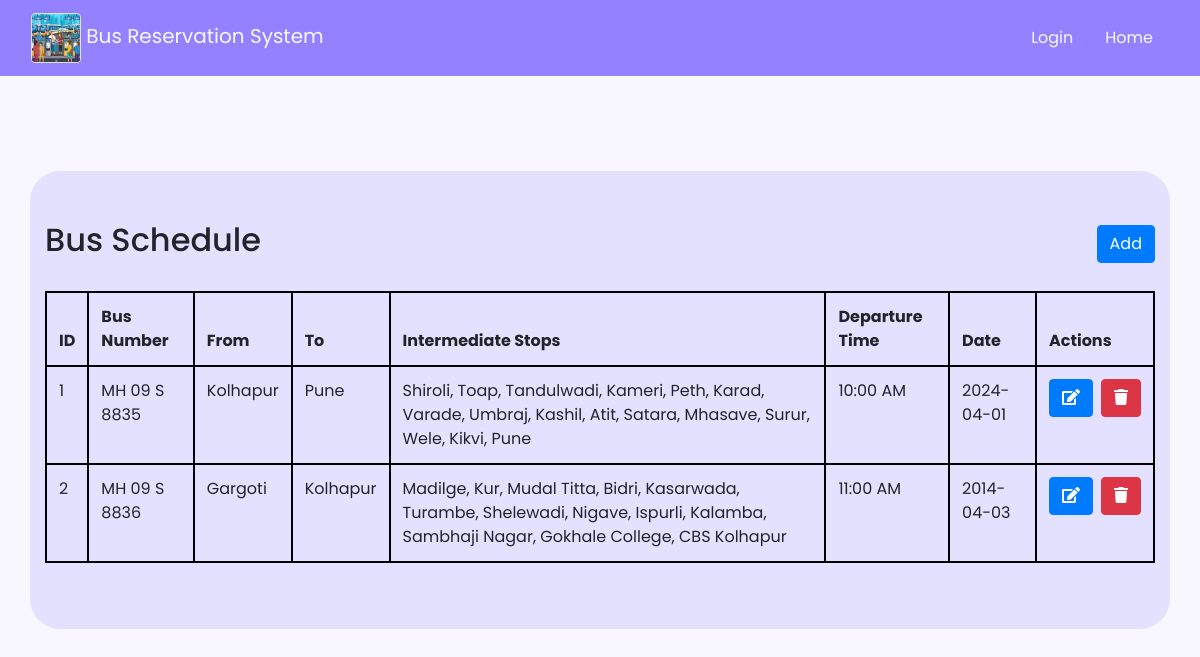
Screenshot of /manage_bus_schedule.php with the database file from the repository.
### tables this page shows
CREATE TABLE `bus_schedule` (
  `id` int(11) NOT NULL,
  `from_location` varchar(255) NOT NULL,
  `to_location` varchar(255) NOT NULL,
  `stops` text DEFAULT NULL,
  `price_increase` decimal(10,2) NOT NULL,
  `driver` varchar(255) NOT NULL,
  `conductor` varchar(255) NOT NULL,
  `departure_time` time NOT NULL,
  `date` date NOT NULL,
  `bus_number` varchar(255) NOT NULL
);

### manage_bus_schedule.php (the view, shortened to what this page needs)
<!DOCTYPE html>
<html lang="en">
<head>
</head>
<body>
    <?php include 'navbar.php'; ?>
    <div class="container">
        <div class="d-flex justify-content-between align-items-center">
            <h2>Bus Schedule</h2>
            <button type="button" class="btn btn-primary"n data-toggle="modal" data-target="#newModal">Add</button>
        </div>
        <table class="table mt-4 table-bordered">
            <thead>
                <tr>
                    <th>ID</th>
                    <th>Bus Number</th>
                    <th>From</th>
                    <th>To</th>
                    <th>Intermediate Stops</th>
                    <th>Departure Time</th>
                    <th>Date</th>
                    <th>Actions</th>
                </tr>
            </thead>
            <tbody>
                <?php
                    include_once("includes/db.php");
                    $stmt = $conn->prepare("SELECT * FROM bus_schedule");
                    $stmt->execute();
                    $result = $stmt->get_result();
                    if ($result->num_rows > 0) {
                        while($row = $result->fetch_assoc()) {
                            echo "<tr>";
                            echo "<td>" . $row['id'] . "</td>";
                            echo "<td>" . $row['bus_number'] . "</td>";
                            echo "<td>" . $row['from_location'] . "</td>";
                            echo "<td>" . $row['to_location'] . "</td>";
                            echo "<td>" . $row['stops'] . "</td>";
                            echo "<td>" . date('g:i A', strtotime($row['departure_time'])) . "</td>";
                            echo "<td>" . $row['date'] . "</td>";
                            echo "<td>";
                            echo "<div class='d-flex'>";
                            echo "<a href='#' class='btn btn-primary mr-2 editBtn' data-id='" . $row['id'] . "' data-toggle='modal' data-target='#editModal'><i class='fas fa-edit'></i></a>";
                            echo "<a href='#' class='btn btn-danger deleteBtn' data-id='" . $row['id'] . "' data-toggle='modal' data-target='#deleteModal'><i class='fas fa-trash'></i></a>";
                            echo "</div>";
                            echo "</td>";
                            echo "</tr>";
                        }
                    } else {
                        echo "<tr><td colspan='8' style='text-align:center'>No records found</td></tr>";
                    }
                ?>
            </tbody>
        </table>
    </div>
</body>
</html>

### navbar.php (shortened to what this page needs)
<!DOCTYPE html>
<html lang="en">
  <head>
    <link
      rel="stylesheet"
      href="https://cdn.jsdelivr.net/npm/bootstrap@4.0.0/dist/css/bootstrap.min.css"
    />
    <link
      rel="stylesheet"
      href="https://use.fontawesome.com/releases/v5.15.3/css/all.css"
    />
    <link rel="stylesheet" href="styles/navbar.css" />
  </head>
  <body>
    <nav class="navbar bg-body-tertiary">
      <div class="container-fluid">
        <a class="navbar-brand" href="#">
          <img
            src="images/bus_reservation.jpg"
            alt="Logo"
            width="50"
            height="50"
            class="d-inline-block object-fit-fill border rounded"
          />
          Bus Reservation System
        </a>
        <ul class="nav nav-underline justify-content-end">
          <?php if (!isset($_SESSION['user_id'])): ?>
            <li class="nav-item">
              <a class="nav-link" href="u_login_signup.html">Login</a>
            </li>
          <?php else: ?>
            <li class="nav-item">
              <a class="nav-link" href="logout.php">Logout</a>
            </li>
          <?php endif; ?>
          <li class="nav-item">
            <a class="nav-link" href="index.php">Home</a>
          </li>
        </ul>
      </div>
    </nav>
  </body>
</html>

### styles/navbar.css (style rules this page uses)
* { margin: 0; padding: 0; box-sizing: border-box; font-family: "Poppins", sans-serif; }
body { min-height: 100vh; display: flex; align-items: center; justify-content: center; background: #f8f7ff; padding: 30px; }
.navbar { background-color: #9381ff; position: absolute; top: 0; left: 0; width: 100%; }
nav a, ul { color: #f8f7ff; }

### manage_bus_schedule.php (style rules this page uses)
.container { background-color: rgba(147, 129, 255, 0.2); padding: 50px; border-radius: 30px; }
.table-bordered td, .table-bordered th { border: 2px solid black !important; }

### rows the page displays
bus_schedule: id "1", bus_number "MH 09 S 8835", from_location "Kolhapur", to_location "Pune", stops "Shiroli, Toap, Tandulwadi, Kameri, Peth, Karad, Varade, Umbraj, Kashil, Atit, Satara, Mhasave, Surur, Wele, Kikvi, Pune", departure_time "10:00 AM", date "2024-04-01"
bus_schedule: id "2", bus_number "MH 09 S 8836", from_location "Gargoti", to_location "Kolhapur", stops "Madilge, Kur, Mudal Titta, Bidri, Kasarwada, Turambe, Shelewadi, Nigave, Ispurli, Kalamba, Sambhaji Nagar, Gokhale College, CBS Kolhapur", departure_time "11:00 AM", date "2014-04-03"
